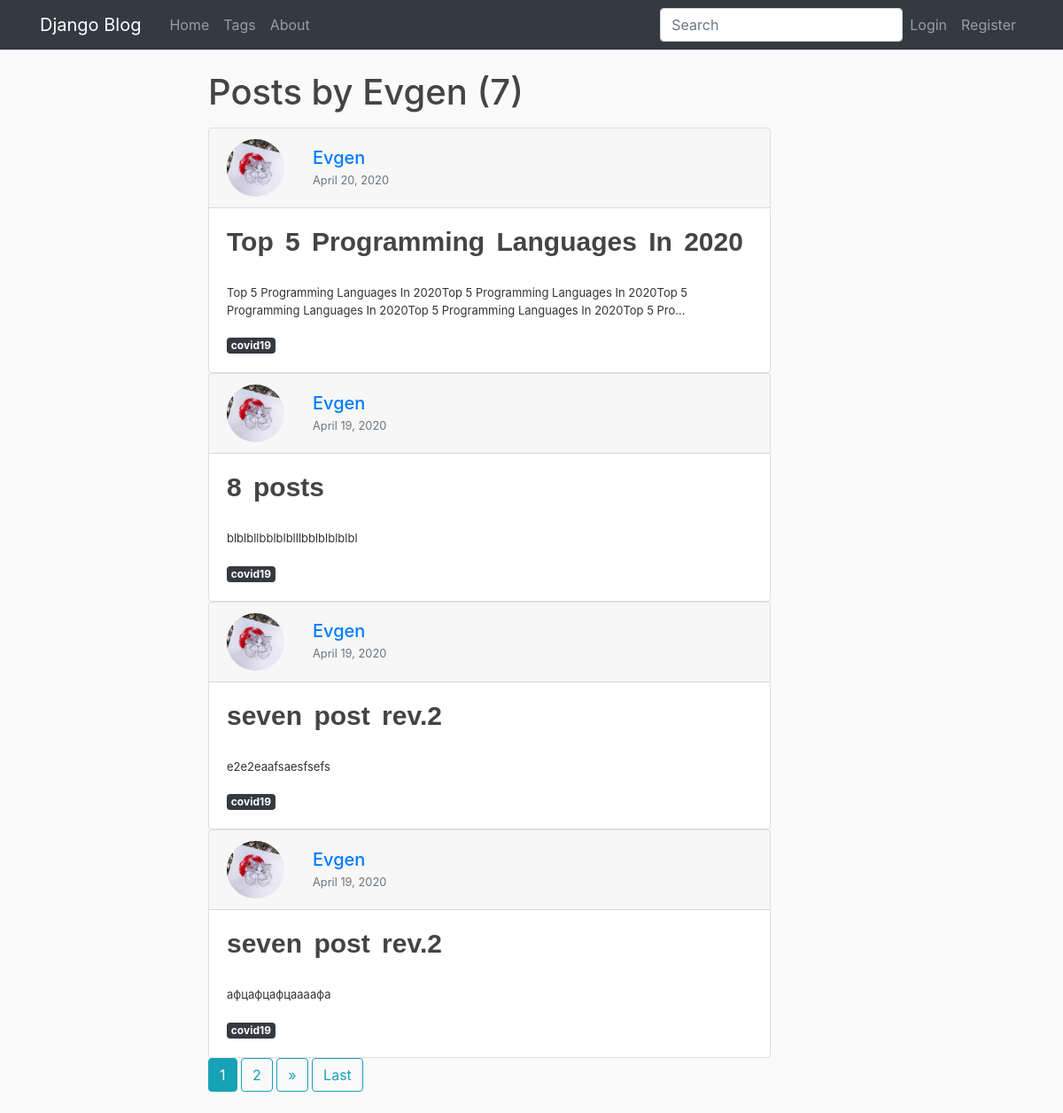
The page /user/Evgen on the database its author committed.
### blog/models.py (models this page shows, shortened)
class Post(models.Model):
    title = models.CharField(max_length=150, db_index=True)
    slug = models.SlugField(max_length=150, unique=True)
    content = models.TextField(blank=True, db_index=True)
    date_posted = models.DateTimeField(default=timezone.now)
    author = models.ForeignKey(User, on_delete=models.CASCADE)
    tags = models.ManyToManyField('Tag', blank=True, related_name='posts')

class Tag(models.Model):
    title = models.CharField(max_length=50)
    slug = models.SlugField(max_length=50, unique=True)

### users/models.py (models this page shows, shortened)
class Profile(models.Model):
    user = models.OneToOneField(User, on_delete=models.CASCADE)
    image = models.ImageField(default='default.jpg', upload_to='profile_pics')

### blog/views.py (the view)
# urls.py: path('user/<str:username>', UserPostListView.as_view(), name='user-posts'),
class UserPostListView(ListView):
    model = Post
    template_name = 'blog/user_posts.html'  # <app>/<model>_<viewtype>.html
    context_object_name = 'posts'
    paginate_by = 4
    def get_queryset(self):
        user = get_object_or_404(User, username=self.kwargs.get('username'))
        return Post.objects.filter(author=user).order_by('-date_posted')

### blog/templates/blog/user_posts.html (shortened to what this page needs)
{% extends "blog/base.html" %}
{% block content %}
    <h1 class="mb-3">Posts by {{ view.kwargs.username }} ({{ page_obj.paginator.count }})</h1>
    {% for post in posts %}
        <div class="card gedf-card">
            <div class="card-header">
                <div class="d-flex justify-content-between align-items-center">
                    <div class="d-flex justify-content-between align-items-center">
                        <div class="mr-2">
                            <img class="rounded-circle article-img" src="{{ post.author.profile.image.url }}">
                        </div>
                        <div class="ml-2">
                            <div class="h5 m-0">
                                <a class="mr-2" href="{% url 'profile' %}">
                                    {{ post.author }}
                                </a>
                            </div>
                            <div class="h7 text-muted">
                                <small class="text-muted">
                                    {{ post.date_posted|date:"F d, Y" }}
                                </small>
                            </div>
                        </div>
                    </div>
                </div>
            </div>
            <div class="card-body">
                <h2>
                    <a class="article-title" href="{% url 'post-detail' post.id %}">
                        {{ post.title }}
                    </a>
                </h2>
                <p class="article-content">{{ post.content|truncatechars:150 }}</p>
                <div>
                    {% for tag in post.tags.all %}
                        <a class="badge badge-dark" href="{% url 'tags-detail_url' tag.slug %}">
                            {{ tag.title }}
                        </a>
                    {% endfor %}
                </div>
            </div>
        </div>
    {% endfor %}
        {% if is_paginated %}
        {% for num in page_obj.paginator.page_range %}
            {% if page_obj.number == num %}
                <a class="btn btn-info mb-4" href="?page={{ num }}">{{ num }}</a>
            {% elif num > page_obj.number|add:'-3' and num < page_obj.number|add:'3' %}
                <a class="btn btn-outline-info mb-4" href="?page={{ num }}">{{ num }}</a>
            {% endif %}
        {% endfor %}
        {% if page_obj.has_next %}
            <a class="btn btn-outline-info mb-4" href="?page={{ page_obj.next_page_number }}">
                 <span aria-hidden="true">»</span>
            </a>
            <a class="btn btn-outline-info mb-4" href="?page={{ page_obj.paginator.num_pages }}">Last</a>
        {% endif %}
    {% endif %}
{% endblock content %}

### blog/static/blog/main.css (style rules this page uses)
body { background: #fafafa; color: #333333; margin-top: 5rem; }
h1, h2, h3, h4, h5, h6 { color: #444444; }
.article-title { color: #444444; }
.article-content { white-space: pre-line; }
.article-img { height: 65px; width: 65px; margin-right: 16px; }
h2 { color: #4C4C4C; word-spacing: 5px; font-size: 30px; font-weight: 700; margin-bottom:30px; font-family: 'Raleway', sans-serif; }
p { font-size:13px; }

### rows shown on the page
Post: author.profile.image (picture), author "Evgen", date_posted "April 20, 2020", title "Top 5 Programming Languages In 2020", content "Top 5 Programming Languages In 2020Top 5 Programming Languages In 2020Top 5 Programming Languages In 2020Top 5 Programming Languages In 2020Top 5 Pro…"
Tag: title "covid19"
Post: author.profile.image (picture), author "Evgen", date_posted "April 19, 2020", title "8 posts", content "blblbllbblblblllbblblblblbl"
Post: author.profile.image (picture), author "Evgen", date_posted "April 19, 2020", title "seven post rev.2", content "e2e2eaafsaesfsefs"
Post: author.profile.image (picture), author "Evgen", date_posted "April 19, 2020", title "seven post rev.2", content "афцафцафцаааафа"

### other values the page prints
{{ view.kwargs.username }} "Evgen"
{{ page_obj.paginator.count }} "7"
{{ num }} "1"
{{ num }} "2"
